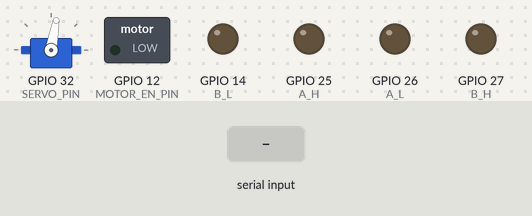
The sketch below on a simulated ESP32. Parts: servo, switched loads named in the sketch (green lamp = pin HIGH), output pins drawn as LEDs (lit = HIGH). Dashed ring = blinking. The inputs (shaded band) are chosen by the test bench. WiFi joins after 1.5 s; servers stay silent unless stated; what the sketch prints to the serial monitor is not drawn.

Above: at 2.9 s.
3.0 s: "STAR\n" received over Serial
At 4.0 s:
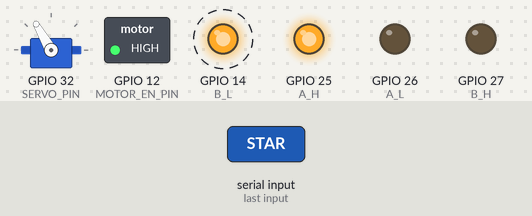
At 5.3 s:
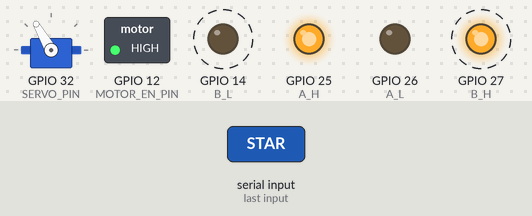
Timing chart, 0 to 12.0 s (numbered marks = the images above; inputs shaded):
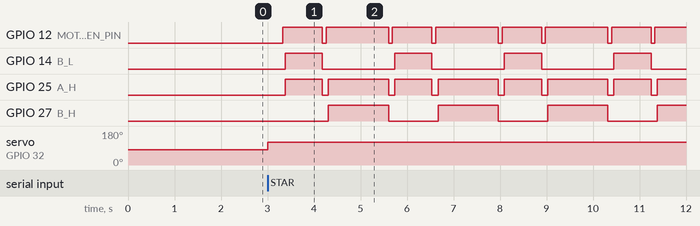

The sketch:

esp.ino
```cpp
#include <Arduino.h>
#include <ESP32Servo.h>
#include <WiFi.h>

/* ============================================================
   CONFIGURACIÓN DE HARDWARE
   ============================================================ */
const int A_H = 25;   // PNP izquierdo
const int A_L = 26;   // NPN izquierdo
const int B_H = 27;   // PNP derecho
const int B_L = 14;   // NPN derecho
const int SERVO_PIN = 32;
const int MOTOR_EN_PIN = 12;   // 🔧 Pin de acople de alimentación

// Servo lápiz
Servo penServo;

// Ángulos del servo (AJUSTA SI EL LÁPIZ NO SUBE/BAJA BIEN)
const int PEN_UP_ANGLE = 80;    // Ángulo cuando el lápiz está arriba
const int PEN_DOWN_ANGLE = 120; // Ángulo cuando el lápiz está abajo

/* ============================================================
   PARÁMETROS DE MOVIMIENTO (CALIBRABLES)
   ============================================================ */
unsigned long STEP_TIME = 10;   // ms por "unidad" de avance
unsigned long TURN_TIME = 9;    // ms por grado de giro
int deadTime = 80;              // tiempo muerto entre movimientos

/* ============================================================
   CONFIGURACIÓN DE WIFI
   ============================================================ */
const char* WIFI_SSID = "Honor Magic 5 LITE";        // 🔧 Cambia por tu red
const char* WIFI_PASSWORD = "12345679"; // 🔧 Cambia por tu contraseña
const uint16_t WIFI_PORT = 6789;
WiFiServer wifiServer(WIFI_PORT);
WiFiClient wifiClient;

/* ============================================================
   INICIALIZACIÓN
   ============================================================ */
void setupPins() {
  pinMode(A_H, OUTPUT);
  pinMode(A_L, OUTPUT);
  pinMode(B_H, OUTPUT);
  pinMode(B_L, OUTPUT);
  pinMode(MOTOR_EN_PIN, OUTPUT);

  digitalWrite(A_H, LOW);
  digitalWrite(A_L, LOW);
  digitalWrite(B_H, LOW);
  digitalWrite(B_L, LOW);
  digitalWrite(MOTOR_EN_PIN, LOW); // Motores inicialmente apagados
}

/* ============================================================
   CONTROL DE ACOPLE
   ============================================================ */
void enableMotors() {
  digitalWrite(MOTOR_EN_PIN, HIGH);
  delay(50); // estabilización
}

void disableMotors() {
  digitalWrite(MOTOR_EN_PIN, LOW);
}

/* ============================================================
   CONTROL DE LÁPIZ
   ============================================================ */
void penUp() {
  penServo.attach(SERVO_PIN, 500, 2400);
  penServo.write(PEN_UP_ANGLE);
  delay(250);
  penServo.detach();
}

void penDown() {
  penServo.attach(SERVO_PIN, 500, 2400);
  penServo.write(PEN_DOWN_ANGLE);
  delay(250);
  penServo.detach();
}

/* ============================================================
   PARAR TODO
   ============================================================ */
void stopAll() {
  digitalWrite(A_H, LOW);
  digitalWrite(A_L, LOW);
  digitalWrite(B_H, LOW);
  digitalWrite(B_L, LOW);
}

void notifyReady() {
  Serial.println("READY");
  if (wifiClient && wifiClient.connected()) wifiClient.println("READY");
}

/* ============================================================
   MOVIMIENTOS
   ============================================================ */
void moveForward(int units) {
  if (units <= 0) return;
  stopAll();
  delay(deadTime);

  enableMotors();
  digitalWrite(A_H, HIGH);
  digitalWrite(A_L, LOW);
  digitalWrite(B_H, LOW);
  digitalWrite(B_L, HIGH);

  delay(units * STEP_TIME);

  stopAll();
  disableMotors();

  notifyReady();
}

void moveBackward(int units) {
  if (units <= 0) return;
  stopAll();
  delay(deadTime);

  enableMotors();
  digitalWrite(A_H, LOW);
  digitalWrite(A_L, HIGH);
  digitalWrite(B_H, HIGH);
  digitalWrite(B_L, LOW);

  delay(units * STEP_TIME);

  stopAll();
  disableMotors();

  notifyReady();
}

void reverseTurnRight(int degrees) {
  if (degrees <= 0) return;
  stopAll();
  delay(deadTime);

  enableMotors();
  digitalWrite(A_H, HIGH);
  digitalWrite(A_L, LOW);
  digitalWrite(B_H, HIGH);
  digitalWrite(B_L, LOW);

  delay(degrees * TURN_TIME);

  stopAll();
  disableMotors();

  notifyReady();
}

void reverseTurnLeft(int degrees) {
  if (degrees <= 0) return;
  stopAll();
  delay(deadTime);

  enableMotors();
  digitalWrite(B_H, LOW);
  digitalWrite(B_L, HIGH);
  digitalWrite(A_H, LOW);
  digitalWrite(A_L, HIGH);

  delay(degrees * TURN_TIME);

  stopAll();
  disableMotors();

  notifyReady();
}

void turnRight(int d) { reverseTurnRight(d); }
void turnLeft(int d)  { reverseTurnLeft(d); }
void turnAround()     { turnRight(180); }

/* ============================================================
   FIGURAS
   ============================================================ */
void drawStar(int size) {
  penDown();
  for (int i = 0; i < 5; i++) {
    moveForward(size);
    turnRight(144);
  }
  penUp();

  notifyReady();
}

void drawSuperposedStars() {
  for (int i = 0; i < 3; i++) {
    drawStar(80);
    turnRight(72);
  }

  notifyReady();
}

void testRoutine() {
  Serial.println("Ejecutando test...");
  moveForward(100);
  turnRight(90);
  moveForward(100);
  turnLeft(90);
  drawStar(60);

  notifyReady();
}

/* ============================================================
   PROCESAR COMANDOS
   ============================================================ */
void processCommand(String cmd) {
  cmd.trim();
  cmd.toUpperCase();

  if (cmd.startsWith("F")) {
    int steps = cmd.substring(1).toInt();
    if (steps > 0) moveForward(steps);
  }
  else if (cmd.startsWith("B")) {
    int steps = cmd.substring(1).toInt();
    if (steps > 0) moveBackward(steps);
  }
  else if (cmd.startsWith("R")) {
    int deg = cmd.substring(1).toInt();
    if (deg > 0) turnRight(deg);
  }
  else if (cmd.startsWith("L")) {
    int deg = cmd.substring(1).toInt();
    if (deg > 0) turnLeft(deg);
  }
  else if (cmd == "U") {
    penUp();
    notifyReady();
  }
  else if (cmd == "D") {
    penDown();
    notifyReady();
  }
  else if (cmd == "STAR") drawStar(80);
  else if (cmd == "SUPERSTAR") drawSuperposedStars();
  else if (cmd == "TEST") testRoutine();
  else if (cmd == "STOP") {
    stopAll();
    notifyReady();
  }
  else {
    Serial.println("Comando no reconocido");
    if (wifiClient && wifiClient.connected()) wifiClient.println("Comando no reconocido");
  }
}

void setupWiFi() {
  WiFi.mode(WIFI_STA);
  WiFi.begin(WIFI_SSID, WIFI_PASSWORD);
  Serial.print("Conectando WiFi");
  int retries = 0;
  while (WiFi.status() != WL_CONNECTED && retries < 60) {
    delay(500);
    Serial.print(".");
    retries++;
  }
  Serial.println();
  if (WiFi.status() == WL_CONNECTED) {
    wifiServer.begin();
    wifiServer.setNoDelay(true);
    Serial.print("WiFi listo. IP: ");
    Serial.println(WiFi.localIP());
  } else {
    Serial.println("⚠️ WiFi no disponible");
  }
}

void handleWiFiClient() {
  if (WiFi.status() != WL_CONNECTED) return;

  if (!wifiClient || !wifiClient.connected()) {
    WiFiClient candidate = wifiServer.available();
    if (candidate) {
      wifiClient = candidate;
      wifiClient.setTimeout(20000);
      Serial.println("Cliente WiFi conectado");
      wifiClient.println("READY");
    }
    return;
  }

  if (wifiClient.available()) {
    String cmd = wifiClient.readStringUntil('\n');
    processCommand(cmd);
  } else if (!wifiClient.connected()) {
    wifiClient.stop();
    Serial.println("Cliente WiFi desconectado");
  }
}

/* ============================================================
   SETUP & LOOP
   ============================================================ */
void setup() {
  setupPins();
  Serial.begin(115200);
  setupWiFi();
  penUp();
  Serial.println("Robot listo. Conecta por USB o WiFi TCP.");
}

void loop() {
  if (Serial.available()) {
    String cmd = Serial.readStringUntil('\n');
    processCommand(cmd);
  }
  handleWiFiClient();
}
```

Measured:
- after the input at 3.0 s, GPIO 12 (MOTOR_EN_PIN): LOW → HIGH after 0.33 s, then repeats every 2.4 s: LOW 0.08 s, HIGH 1.3 s, LOW 0.08 s, HIGH 0.85 s; GPIO 14 (B_L): alternates HIGH for 0.80 s and LOW for 1.6 s, starting after 0.38 s
